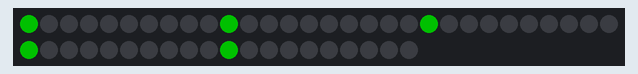
Recording of a sketch running on a simulated Arduino Uno, built with avr-gcc and run on an emulated ATmega328P. On the bench: 50 RGB LEDs in strip order, left to right, continuing on the next row. Dim RGB values are drawn brighter than linear; colours are those a GRB WS2812 strip shows for the declared byte order; random numbers use the default seed unless the sketch sets one; what the sketch prints to the serial monitor is not drawn.

Above: at 0.05 s.
At 6.92 s:
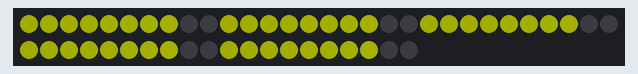
At 13.89 s:
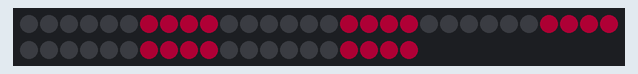
At 27.8 s:
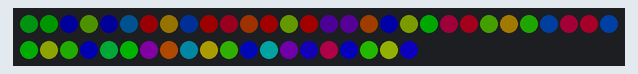
At 29.0 s:
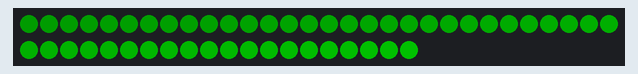
At 31.48 s:
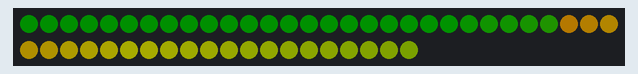

Measured:
- what the display in image 3 shows lasts 1.1 s, from 27.8 s to 28.9 s

The sketch:

matrix8x8.ino
```cpp
#include <FastLED.h>

// How many leds in your strip?
#define NUM_LEDS 50

// For led chips like Neopixels, which have a data line, ground, and power, you just
// need to define DATA_PIN.  For led chipsets that are SPI based (four wires - data, clock,
// ground, and power), like the LPD8806, define both DATA_PIN and CLOCK_PIN
#define DATA_PIN 14
#define CLOCK_PIN 13

// Define the array of leds
CRGB leds[NUM_LEDS];

void setup() {
  Serial.begin(57600);
  Serial.println("resetting");
  LEDS.addLeds<WS2812,DATA_PIN,RGB>(leds,NUM_LEDS);
  LEDS.setBrightness(84);
}

void fadeall() { for(int i = 0; i < NUM_LEDS; i++) { leds[i].nscale8(250); } }


uint16_t A[] = {0b0000000111,0b0000000101, 0b0000000111, 0b0000000101, 0b0000000101 };
uint16_t B[] = {0b0000000111,0b0000000101, 0b0000000011, 0b0000000101, 0b0000000111 };
uint16_t C[] = {0b0000000111,0b0000000001, 0b0000000001, 0b0000000001, 0b0000000111 };
uint16_t D[] = {0b0000000011,0b0000000101, 0b0000000101, 0b0000000101, 0b0000000011 };
uint16_t E[] = {0b0000000111,0b0000000001, 0b0000000111, 0b0000000001, 0b0000000111 };
uint16_t F[] = {0b0000000111,0b0000000001, 0b0000000111, 0b0000000101, 0b0000000001 };
uint16_t G[] = {0b0000000111,0b0000000001, 0b0000000101, 0b0000000101, 0b0000000111 };
uint16_t H[] = {0b0000000101,0b0000000101, 0b0000000111, 0b0000000101, 0b0000000101 };
uint16_t I[] = {0b0000000111,0b0000000010, 0b0000000010, 0b0000000010, 0b0000000111 };
uint16_t J[] = {0b0000000011,0b0000000001, 0b0000000001, 0b0000000101, 0b0000000111 };
uint16_t K[] = {0b0000000101,0b0000000101, 0b0000000011, 0b0000000101, 0b0000000101 };
uint16_t L[] = {0b0000000001,0b0000000001, 0b0000000001, 0b0000000001, 0b0000000111 };

void writeLetter(uint16_t letter[] )
{
  for(int i = 0; i < 5; i++)
  {
    for(int j = 0; j < 10; j++)
    {
      if(i % 2 == 0)
      {

        if(letter[i] & (1 << j))
        {
          leds[i * 10 + j] = CHSV(0, 255, 255);
        }
        else
        {
          leds[i * 10 + j] = CRGB::Black;
        }

      }
      else
      {
      // = CHSV(0, letter[i] & (1 << j) ? 0 : 255, letter[i] & (1 << j)? 0 : 255);
      if(letter[i] & (1 << j))
        {
          leds[i * 10 + (9 - j)] = CHSV(0, 255, 255);
        }
        else
        {
          leds[i * 10 + (9 - j)] = CRGB::Black;
        }
      }
    }
  }
  FastLED.show();

}

void slideLetter(uint16_t letter[])
{
  for(int k = 0; k < 10; k++)
  {
  for(int i = 0; i < 5; i++)
  {
    for(int j = 0; j < 10; j++)
    {
      if(i % 2 == 0)
      {

        if(letter[i] & (1 << j))
        {
          leds[i * 10 + ((j + k) % 10)] = CHSV(0, 255, 255);
        }
        else
        {
          leds[i * 10 + ((j + k) % 10)] = CRGB::Black;
        }

      }
      else
      {
      // = CHSV(0, letter[i] & (1 << j) ? 0 : 255, letter[i] & (1 << j)? 0 : 255);
      if(letter[i] & (1 << j))
        {
          leds[i * 10 + (9 - ((j + k) % 10))] = CHSV(0, 255, 255);
        }
        else
        {
          leds[i * 10 + (9 - ((j + k) % 10))] = CRGB::Black;
        }
      }
    }
  }
  FastLED.show();
  delay(750);
  }
}

void colourswapsnake()
{
  static uint8_t hue = 0;
  Serial.print("x");
  // First slide the led in one direction
  for(int i = 0; i < NUM_LEDS; i++) {
    // Set the i'th led to red
    leds[i] = CHSV(hue++, 255, 255);
    // Show the leds
    FastLED.show();
    // now that we've shown the leds, reset the i'th led to black
    // leds[i] = CRGB::Black;
    fadeall();
    // Wait a little bit before we loop around and do it again
    delay(10);
  }
  Serial.print("x");

  // Now go in the other direction.
  for(int i = (NUM_LEDS)-1; i >= 0; i--) {
    // Set the i'th led to red
    leds[i] = CHSV(hue++, 255, 255);
    // Show the leds
    FastLED.show();
    // now that we've shown the leds, reset the i'th led to black
    // leds[i] = CRGB::Black;
    fadeall();
    // Wait a little bit before we loop around and do it again
    delay(10);
  }
}

void colourswap()
{
  static uint8_t hue = 0;
  Serial.print("x");
  for(int i = 0; i < NUM_LEDS; i++) {
    // Set the i'th led to red
    leds[i] = CHSV(hue, 255, 255);
    // Show the leds
    FastLED.show();
    // now that we've shown the leds, reset the i'th led to black
    // leds[i] = CRGB::Black;
    fadeall();
    // Wait a little bit before we loop around and do it again

  }
  hue += 10;//change the colour every loop to a different colour
  delay(500);
}

void instantrandom()
{
  static uint8_t hue = 0;
  Serial.print("x");

  // First slide the led in one direction
  for(int i = 0; i < NUM_LEDS; i++) {
    hue = random(255);//set every pixel the colour to a different value

    leds[i] = CHSV(hue, 255, 255);
    // Show the leds
    FastLED.show();
    fadeall();
    // Wait a little bit before we loop around and do it again

  }
  delay(10);
}

void intertwine(uint8_t colour)
{

    for (int i = 0; i < 10; i++)
    {
      leds[i] = CHSV(colour, 255, 255);
      leds[i + 10] = CHSV(colour, 255, 255);
      leds[i + 20] = CHSV(colour, 255, 255);
      leds[i + 30] = CHSV(colour, 255, 255);
      leds[i + 40] = CHSV(colour, 255, 255);
      FastLED.show();
      fadeall();
      delay(100);
    }

}

void intertwineclear()
{
  for (int i = 0; i < 10; i++)
    {
      leds[i] = CHSV(0, 0, 0);
      leds[i + 10] = CHSV(0, 0, 0);
      leds[i + 20] = CHSV(0, 0, 0);
      leds[i + 30] = CHSV(0, 0, 0);
      leds[i + 40] = CHSV(0, 0, 0);
      FastLED.show();
      fadeall();
      delay(100);
    }
}

void interTwineColourChange()
{
  int hue = 0;
  while(hue < 255)
  {
    intertwine(hue%255);
    hue+=20;
    intertwineclear();
  }

}

void loop() {
  interTwineColourChange();
  delay(1000);
  instantrandom();
  delay(1000);
  colourswap();
  delay(1000);
  colourswapsnake();
  writeLetter(H);
  delay(750);
  writeLetter(A);
  delay(750);
  writeLetter(I);
  delay(1000);
  slideLetter(A);
}
```
